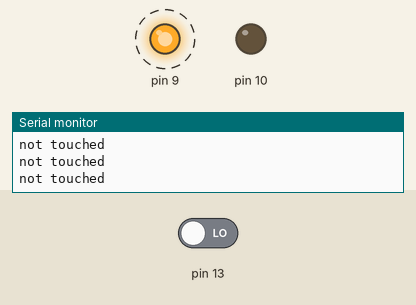
Recording of a sketch running on a simulated Arduino Uno, built with avr-gcc and run on an emulated ATmega328P. Shown: output pins drawn as LEDs (lit = HIGH), the last lines printed to the serial monitor. Dashed ring = blinking. The inputs (shaded band) are chosen by the test bench; at power-on: pin 13 LOW.

Above: at 1.4 s.
1.5 s: pin 13 driven HIGH
At 2.9 s:
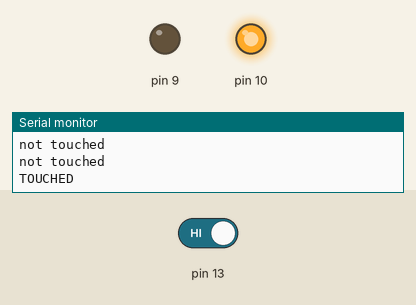
Timing chart, 0 to 4.5 s (numbered marks = the images above; inputs shaded):
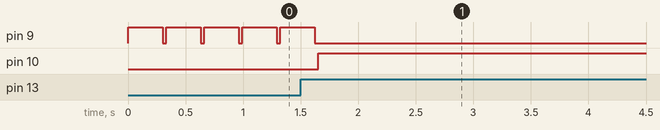

Measured:
- after the input at 1.5 s, pin 9: goes on until 1.6 s, then stays LOW; pin 10: LOW → HIGH after 0.15 s
- by itself, pin 9: alternates HIGH for 0.30 s and LOW for 0.03 s

The sketch:

MAIL_PROGRAM.ino
```cpp
// THIS IS THE MAIN PROGRAME OF PROJECT SMART IRON


void setup() {
  // put your setup code here, to run once:
Serial.begin(9600);
  pinMode(10, OUTPUT);
  pinMode(13, INPUT);
  pinMode(9, OUTPUT);
}

void loop() {
  // put your main code here, to run repeatedly:
 int senseValue = digitalRead(13);
  if (senseValue == HIGH){
    digitalWrite(10, HIGH);
    digitalWrite(9,LOW);
    Serial.println("TOUCHED");
     delay(5000);

  }
  else{
    digitalWrite(10,LOW);
    Serial.println("not touched");
     digitalWrite(9,HIGH);
    delay(300);
    digitalWrite(9,LOW);
    delay(30);
   Serial.println("not touched");
  }

}
```
